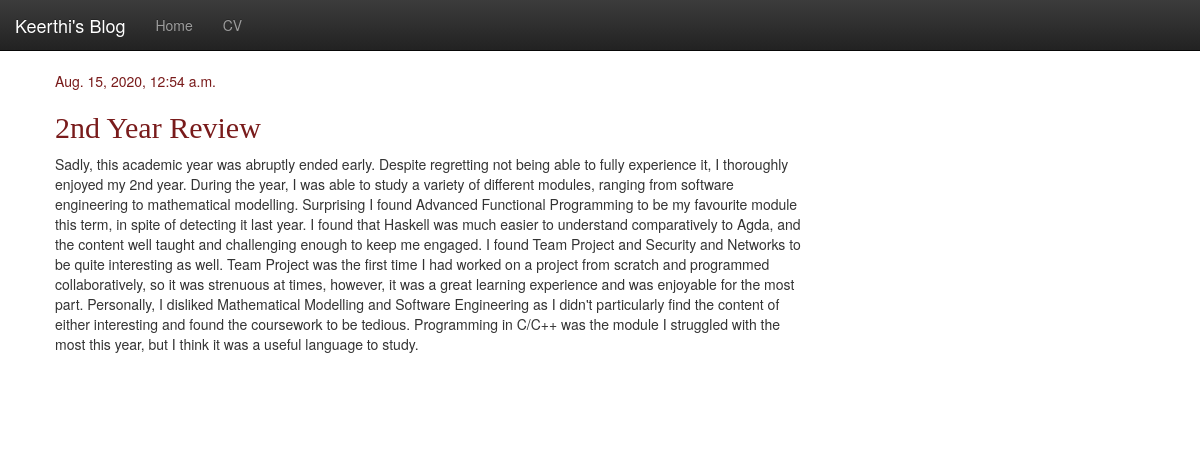
The app's page /post/3/, older data.
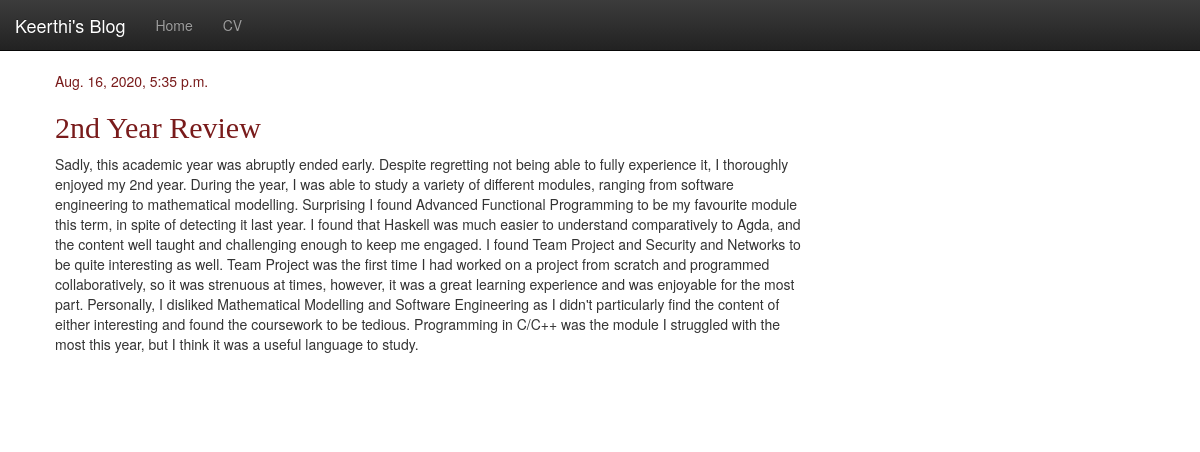
The same page, newer data.
### blog/models.py (models this page shows, shortened)
class Post(models.Model):
    author = models.ForeignKey(settings.AUTH_USER_MODEL, on_delete=models.CASCADE)
    title = models.CharField(max_length=200)
    text = models.TextField()
    created_date = models.DateTimeField(default=timezone.now)
    published_date = models.DateTimeField(blank=True, null=True)

### blog/views.py (the view)
# urls.py: path('post/<int:pk>/', views.post_detail, name='post_detail'),
def post_detail(request, pk):
    post = get_object_or_404(Post, pk=pk)
    return render(request, 'blog/post_detail.html', {'post': post})

### blog/templates/blog/post_detail.html (shortened to what this page needs)
{% extends 'blog/base.html' %}
{% block content %}
        <div class="post">
            {% if post.published_date %}
                <div class="date">
                    {{ post.published_date }}
                </div>
            {% endif %}
        <h2>{{ post.title }}</h2>
        <p>{{ post.text|linebreaksbr }}</p>
    </div>
{% endblock %}

Row changes from the older to the newer data that the page shows:
changed Post "2nd Year Review": published_date "Aug. 15, 2020, 12:54 a.m." → "Aug. 16, 2020, 5:35 p.m."
